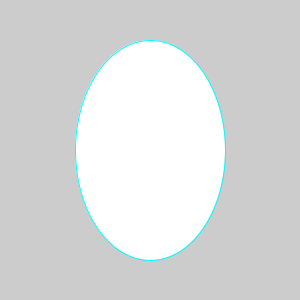
Frame 1 (no input)
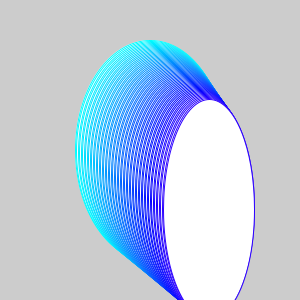
Frame 60 (the mouse pressed at the canvas centre just before this capture)
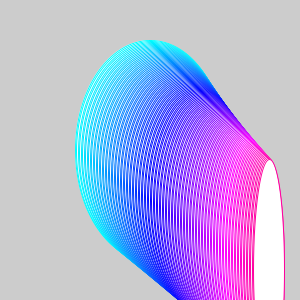
Frame 120 (the mouse held since frame 60 and released just before this capture)

The Processing sketch that drew these frames (run headless with seeded random() and noise(); from frame 60 on, the mouse is pressed at the canvas centre):

// Processing sketch: processing_18679
// ── processing_18679.pde

void setup(){
  size(300,300);
  colorMode(HSB,width);
}

int x=150;
void draw(){
  stroke(x,width,height);
  ellipse(x,x,height-x,height-80);
  x++;
}
